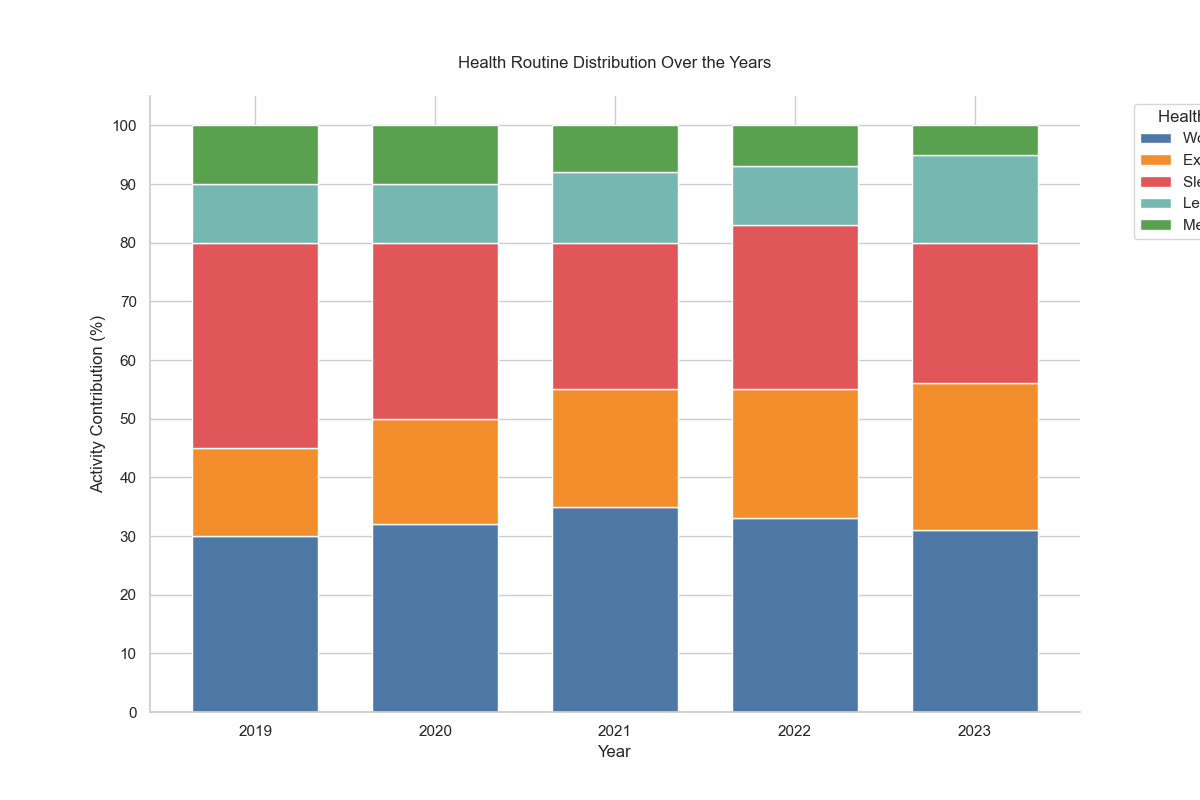

Write Python code to recreate this figure.

import pandas as pd
import matplotlib.pyplot as plt
import seaborn as sns

# Input data
data = [
    {'Year': 2019, 'Work (%)': 30, 'Exercise (%)': 15, 'Sleep (%)': 35, 'Leisure (%)': 10, 'Meditation (%)': 10},
    {'Year': 2020, 'Work (%)': 32, 'Exercise (%)': 18, 'Sleep (%)': 30, 'Leisure (%)': 10, 'Meditation (%)': 10},
    {'Year': 2021, 'Work (%)': 35, 'Exercise (%)': 20, 'Sleep (%)': 25, 'Leisure (%)': 12, 'Meditation (%)': 8},
    {'Year': 2022, 'Work (%)': 33, 'Exercise (%)': 22, 'Sleep (%)': 28, 'Leisure (%)': 10, 'Meditation (%)': 7},
    {'Year': 2023, 'Work (%)': 31, 'Exercise (%)': 25, 'Sleep (%)': 24, 'Leisure (%)': 15, 'Meditation (%)': 5}
]

# Create a DataFrame
df = pd.DataFrame(data)

# Set the index to 'Year'
df.set_index('Year', inplace=True)

# Normalize data to 100%
df_normalized = df.div(df.sum(axis=1), axis=0) * 100

# Define colors for each stack
colors = ['#4e79a7', '#f28e2b', '#e15759', '#76b7b2', '#59a14f']

# Setup seaborn style
sns.set_style('whitegrid')

# Plotting
plt.figure(figsize=(12, 8))

# Creating the bar stacks
bottom = None
bar_width = 0.7
for (columnName, columnData), color in zip(df_normalized.iteritems(), colors):
    plt.bar(df_normalized.index, columnData, bottom=bottom, color=color, label=columnName, edgecolor='white', width=bar_width)
    bottom = columnData if bottom is None else bottom + columnData

# Add legend
plt.legend(title="Health Activity", bbox_to_anchor=(1.05, 1), loc='upper left')

# Formatting the plot
plt.title('Health Routine Distribution Over the Years', pad=20)
plt.xlabel('Year')
plt.ylabel('Activity Contribution (%)')
plt.yticks(range(0, 101, 10))
plt.xticks(df_normalized.index)
sns.despine()  # Remove the top and right spines

# Show the plot
plt.show()
